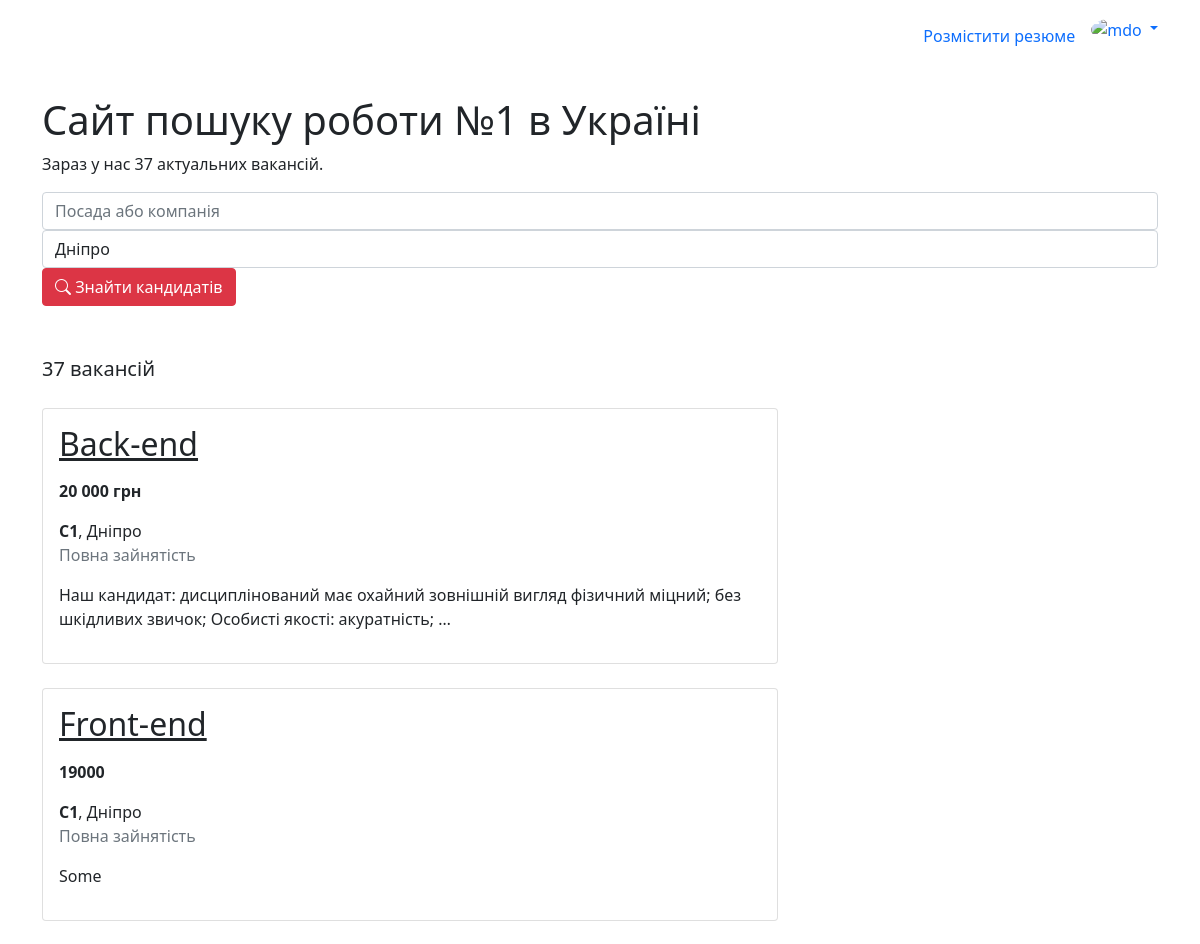
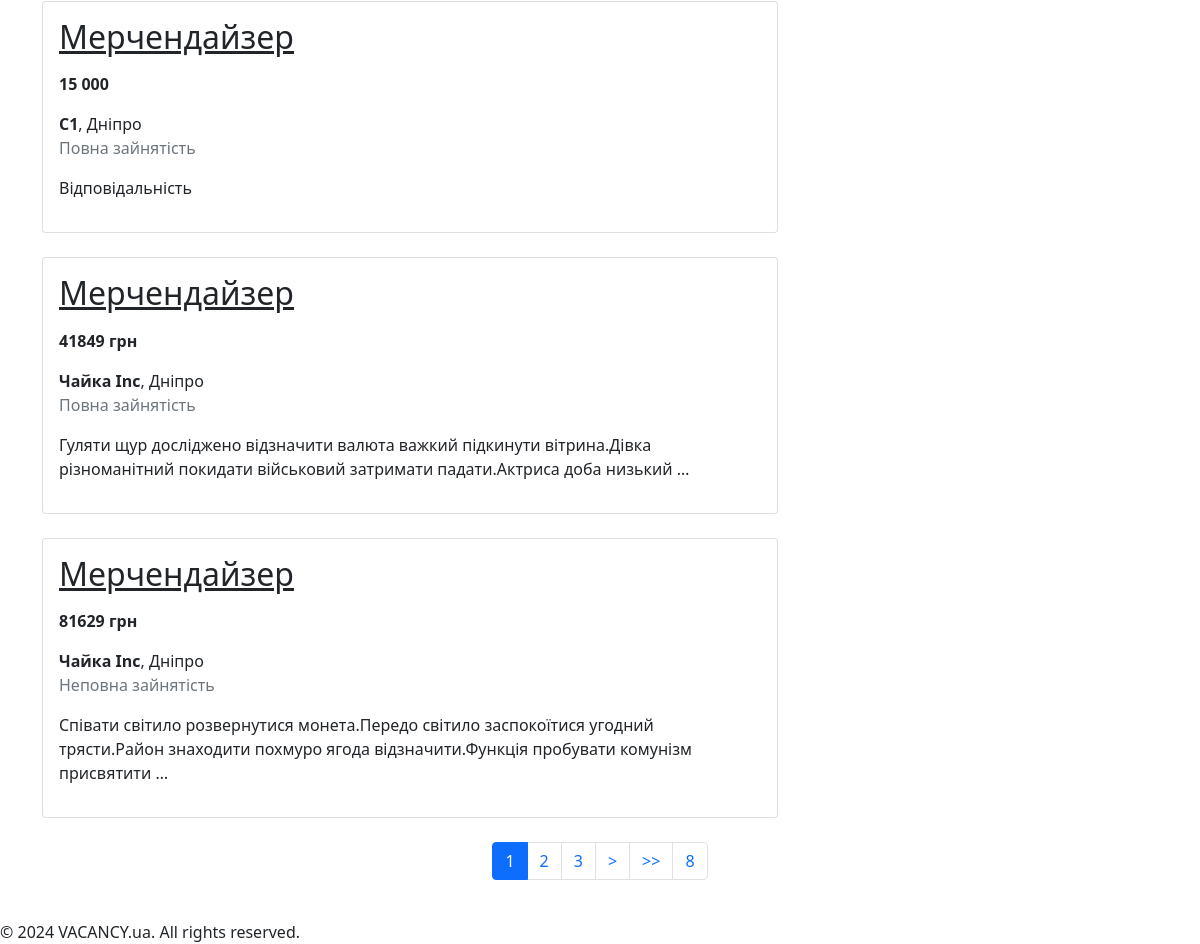
/vacancy/list/ (signed in), run on the app's committed database (2 pictures, top to bottom).
### vacancy/models.py (models this page shows)
class Vacancy(models.Model):
    title = models.CharField(max_length=100)
    employment_type = models.CharField(max_length=20, choices=EMPLOYMENT_TYPE, null=True)
    salary = models.CharField(max_length=100)
    position = models.ForeignKey(JobPosition, on_delete=models.DO_NOTHING)
    skills = models.ManyToManyField(JobSkill)
    email = models.EmailField()
    phone_number = models.CharField(max_length=100)
    description = HTMLField()
    created_by = models.ForeignKey(User, on_delete=models.CASCADE, related_name='my_vacancies')
    objects = CustomBaseManager()

### main/models.py (models this page shows, shortened)
class JobPosition(models.Model):
    title = models.CharField(max_length=100)

### user/models.py (models this page shows, shortened)
class User(AbstractUser):
    region = models.CharField(max_length=2, choices=REGIONS, default=REGIONS[0][0])
    auth_complete = models.BooleanField(default=True)
    age = models.IntegerField(blank=True)
    phone_number = models.CharField(max_length=100)
    saved_resumes = models.ManyToManyField('resume.Resume', related_name='saved_by')
    saved_vacancies = models.ManyToManyField('vacancy.Vacancy', related_name='saved_by')
    def is_job_seeker(self) -> bool:
        return self.groups.filter(name = UserRole.JOB_SEEKER).exists()
    def is_employer(self) -> bool:
        return self.groups.filter(name = UserRole.EMPLOYER).exists()

class Company(models.Model):
    name = models.CharField(null=False, max_length=100)
    address_text = models.CharField(max_length=100)
    region = models.CharField(max_length=2, choices=REGIONS, default=REGIONS[0][0])
    phone_number = models.CharField(max_length=100)
    employees_count = models.IntegerField()
    created_by = models.OneToOneField(User, on_delete=models.CASCADE, primary_key=True, related_name='company')

### vacancy/views.py (the view)
# urls.py: path('list/', VacancyListView.as_view(), name='list'),
class VacancyListView(ListView):
    model = Vacancy
    template_name = 'vacancy/vacancy-list.html'
    context_object_name = 'result'
    paginate_by = 5
    total: int
    def get_queryset(self):
        search_form = VacancySearchForm(self.request.GET)
        filtered_qs: QuerySet = self.get_filters_qs(
            search_form['position'].value(),
            search_form['region'].value()
        )
        vacancy_list = list(filtered_qs)
        self.total = len(vacancy_list)
        return vacancy_list
    def get_context_data(self, **kwargs):
        context = super().get_context_data(**kwargs)
        total_vacancies = Vacancy.objects.count()
        base_context = Utils.html_context(self.request, context={
            'total_vacancies': total_vacancies,
            'searched_total': self.total,
            'search_form': VacancySearchForm(self.request.GET, initial={
                'region': 'dp'
            }),
            'save_vacancy_btn': self.request.user.is_authenticated and self.request.user.is_job_seeker(),
            'show_subheader': True,
            'search_params': self.get_search_query()
        })
        return {
            **context,
            **base_context
        }
    def get_filters_qs(self, position, region):
        filtered_qs = Vacancy.objects.filter(
                Q(position__title__icontains=position) | Q(created_by__company__name=position),
                created_by__company__region=region
            )
        if self.request.user.is_authenticated:
            filtered_qs = annotate_is_vacancy_saved_to_user(filtered_qs, self.request.user)
        return filtered_qs
    def get_search_query(self):
        form = VacancySearchForm(self.request.GET)
        if form.is_valid():
            return urlencode(form.cleaned_data)
        return ''

### vacancy/forms.py
class VacancySearchForm(MainSearchForm):
    def __init__(self, *args, **kwargs):
        super().__init__(*args, **kwargs)
        self.update_placeholder('position', 'Посада або компанія')

### main/forms.py (called while the page is built)
    def update_placeholder(self, field_name, value):
        self.fields[field_name].widget.attrs.update({
            'placeholder': value,
        })

### main/models.py (called while the page is built)
    def _clean_q_objects(self, args):
        new_args = []
        for arg in args:
            if isinstance(arg, Q):
                new_children = [(k, v) for (k, v) in arg.children if v is not None]
                if new_children:
                    new_args.append(Q(*new_children, _connector=arg.connector, _negated=arg.negated))
            else:
                new_args.append(arg)
        return new_args

    def filter(self, *args, **kwargs):
        filters = {key: value for key, value in kwargs.items() if value is not None}
        cleaned_args = self._clean_q_objects(args)
        return super().filter(*cleaned_args, **filters)

### main/templatetags/custom-tags.py (called while the page is built)
@register.filter(name='region')
def region(value):
    if not isinstance(value, str):
        return value
    r = [item[1] for item in REGIONS if item[0] == value][0]
    return r or value

@register.filter(name='employment_type')
def employment_type(value):
    if not isinstance(value, str):
        return value
    r = [item[1] for item in EMPLOYMENT_TYPE if item[0] == value][0]
    return r or value

### utils.py (called while the page is built)
    @staticmethod
    def html_context(request: HttpRequest, context = {}):
        auth_user = None
        if request.user.is_authenticated:
            auth_user = {
                'email': request.user.email,
                'username': request.user.username,
                'role': str(UserRole.EMPLOYER) if request.user.is_employer() else str(UserRole.JOB_SEEKER)
            }
        return {
            'auth_user': auth_user,
            **context
        }

### vacancy/views.py (called while the page is built)
def annotate_is_vacancy_saved_to_user(qs: QuerySet, user) -> QuerySet:
    return qs.annotate(is_saved=Case(
        When(saved_by=user, then=Value(True)),
        default=Value(False),
        output_field=BooleanField(),
    ))

### vacancy/templates/vacancy/vacancy-list.html
{% extends 'main/base-job-seeker.html' %}
{% load custom-tags %}
{% block index_content %}
  <div class="row">
    <div class="col-12 lead">
      {{ searched_total }} вакансій
    </div>
  </div>
  <div class="row">
  {% for r in result %}
      <div class="col-8 mt-4">
        {% include 'main/components/vacancy-simple-card.html' with vacancy=r show_save=save_vacancy_btn %}
      </div>
  {% endfor %}
  </div>
  {% include 'main/components/pagination.html' with page_obj=page_obj paginator=paginator %}
{% endblock %}

### main/templates/main/base-job-seeker.html (shortened to what this page needs)
{% extends 'main/base.html' %}
{% block nav %}
  <ul class="nav nav-pills">
    <li class="nav-item"><a href="{% url 'resume:manage' %}" class="nav-link">Розмістити резюме</a></li>
  </ul>
  <div class="auth-user">
    {% if auth_user %}
      <div class="dropdown d-flex align-items-center">
        <a href="#" class="d-block text-decoration-none dropdown-toggle" id="dropdownUser1" data-bs-toggle="dropdown" aria-expanded="false">
          <img src="https://github.com/mdo.png" alt="mdo" width="32" height="32" class="rounded-circle">
        </a>
      </div>
    {% else %}
      <button type="button" class="btn btn-primary auth-btn">
        <a href="{% url 'user:sign-in' %}">Увійти</a>
      </button>
    {% endif %}
  </div>
{% endblock %}
{% block header_subcontent %}
  {% if show_subheader %}
    <section class="container sub-header py-4">
    <div class="heading">
      <h1> Сайт пошуку роботи №1 в Україні </h1>
      <p class="text-hint">Зараз у нас {{ total_vacancies }} актуальних вакансій.</p>
    </div>
    {% if search_form %}
      <div class="search-form">
        <form method="get" class="form">
          <div class="form-group">
            <div class="control-wrapper">
              {{ search_form.position }}
            </div>
            <div class="control-wrapper">
              {{ search_form.region  }}
            </div>
          </div>
          <div class="submit-btn">
            <button class="btn btn-danger btn-icon" type="submit">
              <i class="bi bi-search"></i>
              Знайти кандидатів
            </button>
          </div>
        </form>
      </div>
    {% endif %}
  </section>
  {% endif %}
{% endblock %}
{% block content %}
  {% block index_content %} {% endblock %}
{% endblock %}

### main/templates/main/base.html (shortened to what this page needs)
{% load static %}
{% load sass_tags %}
{% load tz %}
<!doctype html>
<html lang="ua">
<head>
  <link href="https://cdn.jsdelivr.net/npm/bootstrap@5.0.2/dist/css/bootstrap.min.css" rel="stylesheet">
  <link rel="stylesheet" href="https://cdn.jsdelivr.net/npm/bootstrap-icons@1.11.3/font/bootstrap-icons.min.css">
  <link href="{% sass_src 'styles/index.scss' %}" rel="stylesheet" type="text/css" />
  <link href="https://cdn.jsdelivr.net/npm/select2-bootstrap-5-theme/dist/select2-bootstrap-5-theme.min.css" rel="stylesheet" />
  <link href="{% static 'autocomplete_light/select2.css' %}" rel="stylesheet">
</head>
<body data-csrftoken="{{ csrf_token }}">
  <header id="header">
    <div class="d-flex flex-wrap justify-content-center py-3 container header-content">
      {% block nav %} {% endblock %}
    </div>
    {% block header_subcontent %} {% endblock %}
  </header>
  <main class="main-content">
    <div class="container">
      <div class="row">
        <div class="col-12 py-4">
            {% block content %} {% endblock %}
        </div>
      </div>
    </div>
  </main>
  <footer class="footer">
    <p class="m-0">&copy; {% now 'Y' %} VACANCY.ua. All rights reserved.</p>
  </footer>
</body>
</html>

### main/templates/main/components/vacancy-simple-card.html (shortened to what this page needs)
{% load custom-tags %}
<div class="card with-hover">
  <div class="card-body">
    <div class="card-title d-flex align-items-center justify-content-between">
      <h2><a href="{% url 'vacancy:view' vacancy.id %}" class="text-dark">{{ vacancy.position.title }}</a></h2>
    </div>
    <p><strong>{{ vacancy.salary }}</strong></p>
    <strong>{{ vacancy.created_by.company.name }}</strong>,
    {{ vacancy.created_by.company.region|region }}
    {% if vacancy.employment_type %}
      <p class="text-muted">{{ vacancy.employment_type|employment_type }}</p>
    {% endif %}
    <div class="my-3">{{ vacancy.description|striptags|truncatewords:15 }}</div>
  </div>
</div>

### main/templates/main/components/pagination.html (shortened to what this page needs)
{% if paginator.num_pages > 1 %}
<nav class="list-pages mt-4">
  <ul class="pagination justify-content-center">
      {% for p in paginator.page_range %}
      {% if page_obj.number == p %}
      <li class="page-item active">
          <a class="page-link" href="?page={{ p }}&{{ search_query }}">{{ p }}</a>
      </li>
      {% elif p >= page_obj.number|add:-2 and p <= page_obj.number|add:2 %}
      <li class="page-item">
          <a class="page-link" href="?page={{ p }}&{{ search_query }}">{{ p }}</a>
      </li>
      {% endif %}
      {% endfor %}
      {% if page_obj.has_next %}
      <li class="page-item">
          <a class="page-link" href="?page={{ page_obj.next_page_number }}&{{ search_query }}">&gt;</a>
      </li>
      {% endif %}
      {% if page_obj.number|add:3 <= paginator.num_pages %}
      <li class="page-item">
          <a class="page-link" href="?page={{ page_obj.number|add:3 }}&{{ search_query }}">&gt;&gt;</a>
      </li>
      {% endif %}
      {% if page_obj.number|add:3 <= paginator.num_pages %}
      <li class="page-item">
          <a class="page-link" href="?page={{ paginator.num_pages }}&{{ search_query }}">{{ paginator.num_pages }}</a>
      </li>
      {% endif %}
  </ul>
</nav>
{% endif %}

### data on the page
Vacancy: position "Back-end", salary "20 000 грн", created_by.company.name "C1", created_by.company.region|region "Дніпро", employment_type|employment_type "Повна зайнятість", description "Наш кандидат: дисциплінований має охайний зовнішній вигляд фізичний міцний; без шкідливих звичок; Особисті якості: акуратність; …"
Vacancy: position "Front-end", salary "19000", created_by.company.name "C1", created_by.company.region|region "Дніпро", employment_type|employment_type "Повна зайнятість", description "Some"
Vacancy: position "Мерчендайзер", salary "15 000", created_by.company.name "C1", created_by.company.region|region "Дніпро", employment_type|employment_type "Повна зайнятість", description "Відповідальність"
Vacancy: position "Мерчендайзер", salary "41849 грн", created_by.company.name "Чайка Inc", created_by.company.region|region "Дніпро", employment_type|employment_type "Повна зайнятість", description "Гуляти щур досліджено відзначити валюта важкий підкинути вітрина.Дівка різноманітний покидати військовий затримати падати.Актриса доба низький …"
Vacancy: position "Мерчендайзер", salary "81629 грн", created_by.company.name "Чайка Inc", created_by.company.region|region "Дніпро", employment_type|employment_type "Неповна зайнятість", description "Співати світило розвернутися монета.Передо світило заспокоїтися угодний трясти.Район знаходити похмуро ягода відзначити.Функція пробувати комунізм присвятити …"

### other printed values
{{ total_vacancies }} "37"
{{ searched_total }} "37"
{{ p }} "1"
{{ p }} "2" "3"
{{ paginator.num_pages }} "8"
